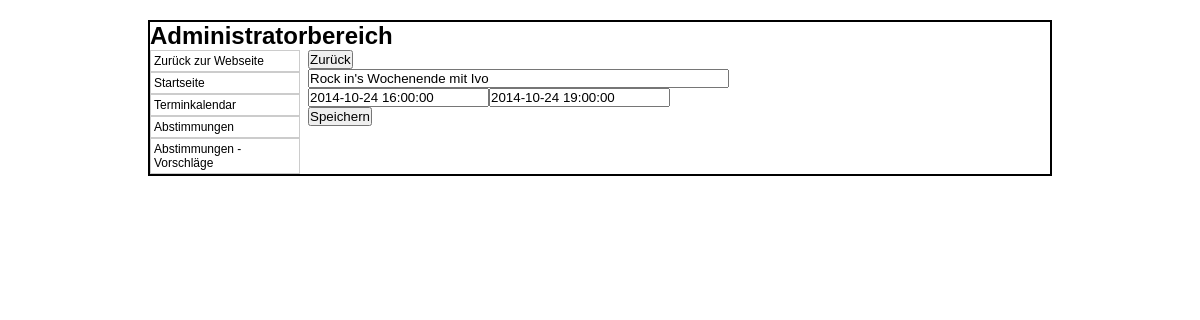
Screenshot of /admin/termin.php?edit=17 with the database file from the repository.
### tables this page shows
CREATE TABLE IF NOT EXISTS `termine` (
  `ID` int(10) NOT NULL AUTO_INCREMENT,
  `Text` varchar(250) DEFAULT NULL,
  `Von` datetime NOT NULL,
  `Bis` datetime NOT NULL,
  PRIMARY KEY (`ID`)
);

### class/mysqli.class.php (called while the page is built, shortened)
<?php
class MysqliDb
{
    protected static $_prefix;
    protected $_mysqli;
    protected $_query;
    protected $_where = array();
    protected $_orderBy = array();
    protected $_groupBy = array();
    protected $_bindParams = array('');
    protected $host;
    protected $username;
    protected $password;
    protected $db;
    protected $port;
    public function __construct($host = NULL, $username = NULL, $password = NULL, $db = NULL, $port = NULL)
    {
        $this->host = $host;
        $this->username = $username;
        $this->password = $password;
        $this->db = $db;
        if($port == NULL)
            $this->port = ini_get ('mysqli.default_port');
        else
            $this->port = $port;
    }
    public function connect()
    {
        $this->_mysqli = new mysqli ($this->host, $this->username, $this->password, $this->db, $this->port)
            or die('There was a problem connecting to the database');
        $this->_mysqli->set_charset ('utf8');
    }
    protected function reset()
    {
        $this->_where = array();
        $this->_orderBy = array();
        $this->_groupBy = array();
        $this->_bindParams = array('');
        $this->_query = null;
    }
    public function setPrefix($prefix = '')
    {
        self::$_prefix = $prefix;
        return $this;
    }
    public function get($tableName, $numRows = null, $columns = '*')
    {
        $column = is_array($columns) ? implode(', ', $columns) : $columns;
        $this->_query = "SELECT $column FROM " .self::$_prefix . $tableName;
        $stmt = $this->_buildQuery($numRows);
        $stmt->execute();
        return $this->_dynamicBindResults($stmt);
    }
    public function where($whereProp, $whereValue = null, $operator = null)
    {
        $this->_where[] = Array ("AND", $whereValue, $whereProp);
        return $this;
    }
    protected function _determineType($item)
    {
        switch (gettype($item)) {
            case 'NULL':
            case 'string':
                return 's';
                break;
        }
        return '';
    }
    protected function _bindParam($value) {
        $this->_bindParams[0] .= $this->_determineType ($value);
        array_push ($this->_bindParams, $value);
    }
    protected function _buildPair ($operator, $value) {
        if (!is_object($value)) {
            return ' ' . $operator. ' ? ';
        }
        $subQuery = $value->getSubQuery ();
        return " " . $operator . " (" . $subQuery['query'] . ")";
    }
    protected function _buildQuery($numRows = null, $tableData = null)
    {
        $stmt = $this->_prepareQuery();
        if (count ($this->_bindParams) > 1)
            call_user_func_array(array($stmt, 'bind_param'), $this->refValues($this->_bindParams));
        return $stmt;
    }
    protected function _dynamicBindResults(mysqli_stmt $stmt)
    {
        $parameters = array();
        $results = array();
        $meta = $stmt->result_metadata();
        $row = array();
        while ($field = $meta->fetch_field()) {
            $row[$field->name] = null;
            $parameters[] = & $row[$field->name];
        }
        call_user_func_array(array($stmt, 'bind_result'), $parameters);
        while ($stmt->fetch()) {
            $x = array();
            foreach ($row as $key => $val) {
                $x[$key] = $val;
            }
            array_push($results, $x);
        }
        return $results;
    }
    protected function _buildTableData ($tableData) {
        if (!is_array ($tableData))
            return;
        $this->_query = rtrim($this->_query, ', ');
    }
    protected function _buildWhere () {
        $this->_query .= ' WHERE ';
        $this->_where[0][0] = '';
        foreach ($this->_where as $cond) {
            list ($concat, $wValue, $wKey) = $cond;
            $this->_query .= " " . $concat ." " . $wKey;
            if (!is_array ($wValue))
                $wValue = Array ('=' => $wValue);
            $key = key ($wValue);
            $val = $wValue[$key];
            switch (strtolower ($key)) {
                default:
                    $this->_query .= $this->_buildPair ($key, $val);
            }
        }
    }
    protected function _buildGroupBy () {
        if (empty ($this->_groupBy))
            return;
        $this->_query .= " GROUP BY ";
        $this->_query = rtrim($this->_query, ', ') . " ";
    }
    protected function _buildOrderBy () {
        if (empty ($this->_orderBy))
            return;
        $this->_query .= " ORDER BY ";
        $this->_query = rtrim ($this->_query, ', ') . " ";
    }
    protected function _prepareQuery()
    {
        if (!$stmt = $this->_mysqli->prepare($this->_query)) {
            trigger_error("Problem preparing query ($this->_query) " . $this->_mysqli->error, E_USER_ERROR);
        }
        return $stmt;
    }
    protected function refValues($arr)
    {
        if (strnatcmp(phpversion(), '5.3') >= 0) {
            $refs = array();
            foreach ($arr as $key => $value) {
                $refs[$key] = & $arr[$key];
            }
            return $refs;
        }
        return $arr;
    }
    protected function replacePlaceHolders ($str, $vals) {
        $i = 1;
        $newStr = "";
        while ($pos = strpos ($str, "?")) {
            $val = $vals[$i++];
            $newStr .= substr ($str, 0, $pos) . $val;
            $str = substr ($str, $pos + 1);
        }
        return $newStr;
    }
}

### db_connect.php (called while the page is built, shortened)
<?php
include_once 'class/mysqli.class.php';
$db		= new MysqliDb(HOST,USER,PASSWORD,DATABASE);
?>

### admin/termin.php (the view, shortened to what this page needs)
<?php
require_once('../db_connect.php');
$inhalt = null;
if(isset($_GET['edit'])) {
	$id = $_GET['edit'];
	$cols		= array("ID", "Text", "Von", "Bis");
	$db->where("ID", $id);
	$termine	= $db->get(T_TERMINE, null, $cols);
	foreach ($termine as $termin) {
		$inhalt .= '<form method="POST" action="index.php?p=termine"><input type="submit" name="back" value="Zurück"></form>
		<form method="POST">
			<input type="text" name="text" value="'.$termin['Text'].'" size="50"><br />
			<input type="text" name="von" value="'.$termin['Von'].'"><input type="text" name="bis" value="'.$termin['Bis'].'"><br />
		<input type="hidden" name="id" value="'.$termin['ID'].'">
		<input type="submit" name="edit" value="Speichern">
		</form>';
	}
}
?>
<html>
<head>
	<link rel="stylesheet" type="text/css" href="style.css">
</head>
<body>
	<div id="container">
		<h1>Administratorbereich</h1>
		<div id="navi">
			<ul>
				<li><a href="../">Zurück zur Webseite</a></li>
				<li><a href="index.php">Startseite</a></li>
				<li><a href="index.php?p=termine">Terminkalendar</a></li>
				<li><a href="abstimmung.php">Abstimmungen</a></li>
				<li><a href="vorschlaege.php">Abstimmungen - Vorschläge</a></li>
			</ul>
		</div>
		<div id="content">
		<?php
			echo $inhalt;
		?>
		</div>
	</div>
</body>
</html>

### admin/style.css (style rules this page uses)
* { margin:0; padding:0; }
body { background-color:#FFF; color:#000; font-family:Verdana,Arial; font-size:12px; }
a { color:#000; text-decoration:none; }
div#container { border:2px solid #000; margin:20px auto; width:900px; }
div#navi { float:left; width:150px; }
div#navi ul { list-style-type:none; }
div#navi ul li { border:1px solid #ccc; }
div#navi ul li a { display:block; padding:3px; }
div#content { float:left; width:80%; margin-left:8px; }

### rows the page displays
termine: text "Rock in's Wochenende mit Ivo", von "2014-10-24 16:00:00", bis "2014-10-24 19:00:00"
